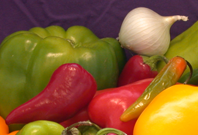
%> input picture Assignment2/Assign2_imgs/other_images/onion.png, 198 x 135 px
$ octave --eval "q2c('../Assignment2/Assign2_imgs/other_images/onion.png');"   (GNU Octave 9; MATLAB toolbox functions it lacks are replaced by stand-ins)
%> lines starting %> are read from the running program, lines starting %| are printed output that depends on the picture
function q2c(image)
im1 = (imread(image));
%> im1 is the input picture: size 135x198x3 uint8; mean R, G, B 137.3, 92.8, 45.3
filter1 = zeros(3,3);
filter2 = zeros(5,5);
filter3 = zeros(8,8);

lambda = 3;
s = 30;

for i=1:3
    for j = 1:3
        filter1(i,j) = exp(-1*((i-2).^2 + (j-2).^2)/(2*s*s));
    end
end
filter1 = filter1/sum(filter1(:));

for i=1:5
    for j = 1:5
        filter2(i,j) = exp(-1*((i-3).^2 + (j-3).^2)/(2*s*s));
    end
end
filter2 = filter2/sum(filter2(:));

for i=1:8
    for j = 1:8
        filter3(i,j) = exp(-1*(min(abs(i-4),abs(i-5)).^2 + min(abs(j-4),abs(j-5)).^2)/(2*s*s));
    end
end
filter3 = filter3/sum(filter3(:));

im11 = imfilter(im1,filter1);
im12 = imfilter(im1,filter2);
im13 = imfilter(im1,filter3);
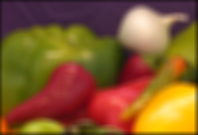
%> im13: size 135x198x3 uint8; mean R, G, B 134.4, 90.6, 44.2

im21 = abs(im1 - im11);
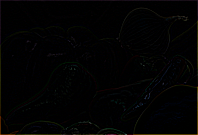
%> im21: size 135x198x3 uint8; mean R, G, B 2.4, 2.2, 2
im22 = abs(im1 - im12);
im23 = abs(im1 - im13);
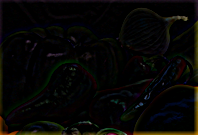
%> im23: size 135x198x3 uint8; mean R, G, B 6.9, 6.2, 4.4

im21 = uint8(im21);
im22 = uint8(im22);
im23 = uint8(im23);


im31 = (im1) + lambda*((im21));
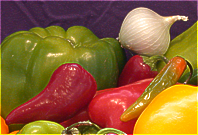
%> im31: size 135x198x3 uint8; mean R, G, B 142.5, 98.6, 51.1
im32 = (im1) + lambda*((im22));
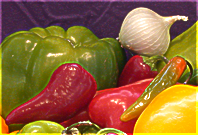
%> im32: size 135x198x3 uint8; mean R, G, B 145.9, 102.7, 54.2
im33 = (im1) + lambda*((im23));
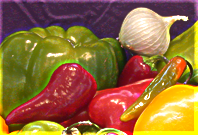
%> im33: size 135x198x3 uint8; mean R, G, B 149.6, 107.3, 57.8

figure;
subplot(3,3,1);
imshow(uint8(im1));
title('Original image');
subplot(3,3,2);
imshow(uint8(lambda*im21));
title('Laplacian image');
subplot(3,3,3);
imshow(uint8(im31));
title('Filter of size 3');

subplot(3,3,4);
imshow(uint8(im1));
title('Original image');
subplot(3,3,5);
imshow(uint8(lambda*im22));
title('Laplacian image');
subplot(3,3,6);
imshow(uint8(im32));
title('Filter of size 5');

subplot(3,3,7);
imshow(uint8(im1));
title('Original image');
subplot(3,3,8);
imshow(uint8(lambda*im23));
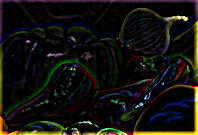
%> displayed picture: size 135x198x3, on the screen's scale of 0 to 255; mean R, G, B 19.5, 18.3, 13.1
title('Laplacian image');
subplot(3,3,9);
imshow(uint8(im33));
title('Filter of size 8');

end

$ run again, on Assignment2/Assign2_imgs/other_images/lighthouse.png
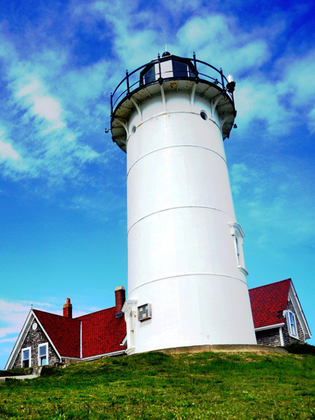
%> input picture Assignment2/Assign2_imgs/other_images/lighthouse.png, 315 x 420 px, shrunk from 480 x 640 before the run
%> in q2c, im1 is the input picture: size 420x315x3 uint8; mean R, G, B 106.4, 150.1, 171.4
%> in q2c, `im33 = (im1) + lambda*((im23));`:
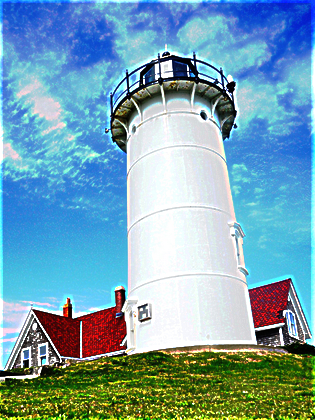
%> im33: size 420x315x3 uint8; mean R, G, B 119.1, 162, 178
%> in q2c, `imshow(uint8(lambda*im23));`:
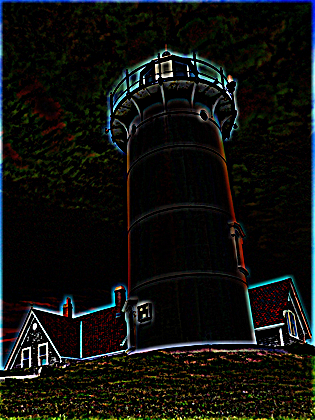
%> displayed picture: size 420x315x3, on the screen's scale of 0 to 255; mean R, G, B 16.5, 17.7, 15.1

$ run again, on Assignment2/Assign2_imgs/other_images/pears.png
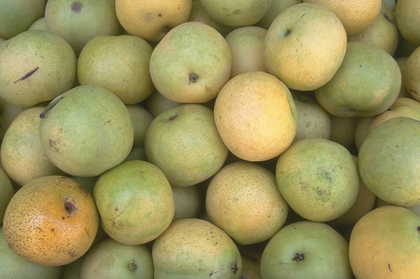
%> input picture Assignment2/Assign2_imgs/other_images/pears.png, 420 x 279 px, shrunk from 732 x 486 before the run
%> in q2c, im1 is the input picture: size 279x420x3 uint8; mean R, G, B 154.5, 146.4, 91.1
%> in q2c, `im33 = (im1) + lambda*((im23));`:
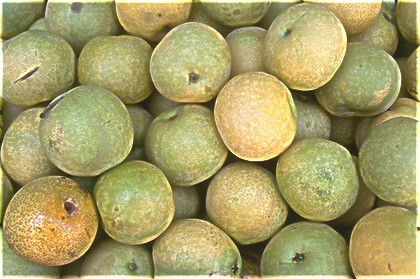
%> im33: size 279x420x3 uint8; mean R, G, B 166.1, 158.3, 102.1
%> in q2c, `imshow(uint8(lambda*im23));`:
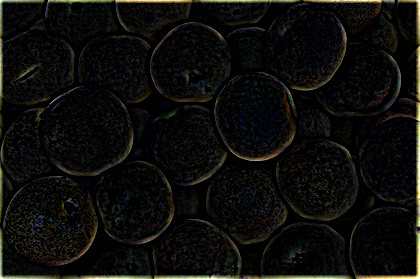
%> displayed picture: size 279x420x3, on the screen's scale of 0 to 255; mean R, G, B 13.8, 13.6, 11.2
